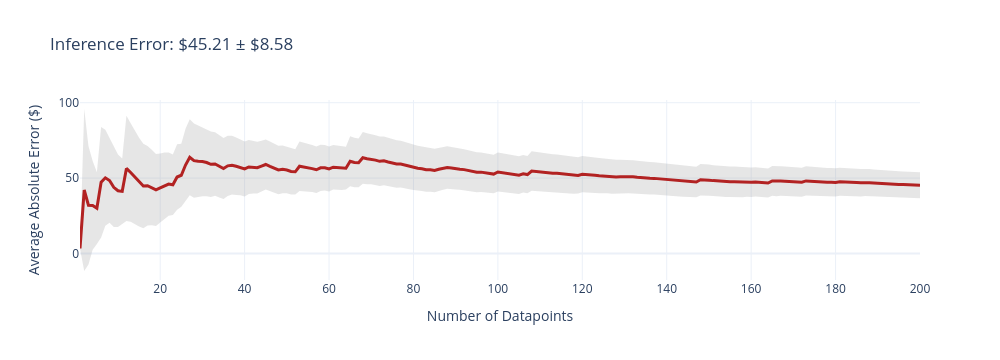
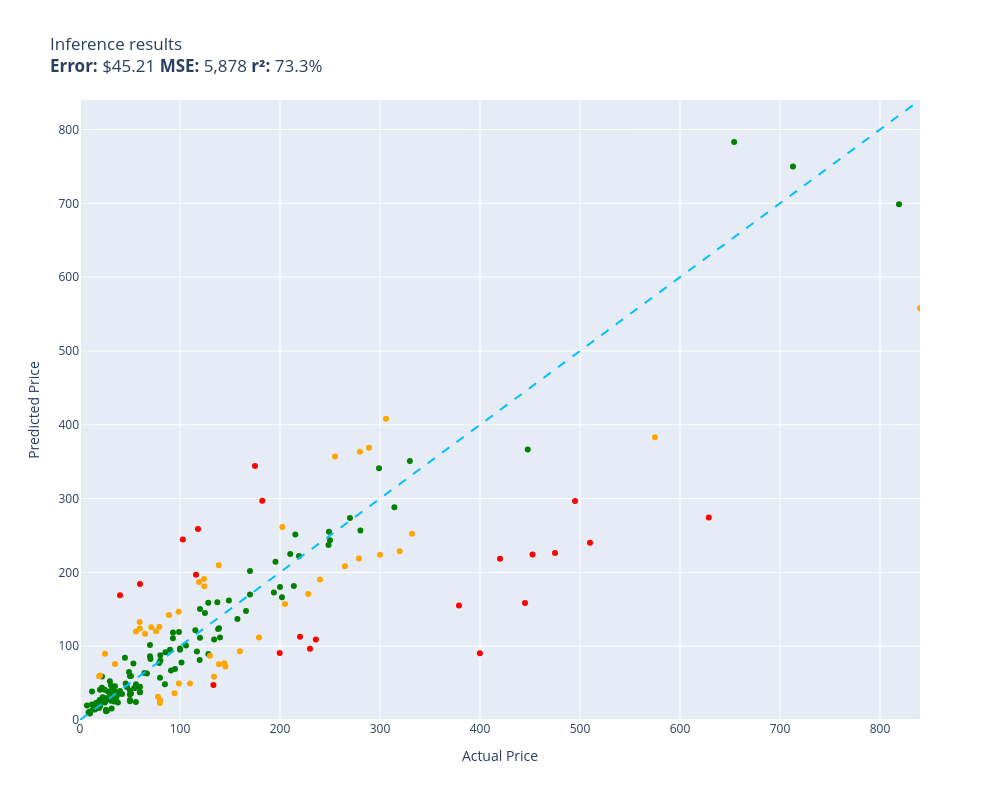

Source (notebook cell) for these figures, in order:
### Markdown cell above
## 5. Evaluate on 200 Test Samples

### Code cell
evaluate(runner.inference, test)

### Figure 1 — Plotly figure (JSON) as saved in the notebook; plotly's stock layout.template omitted (floating-point values rounded to 4 significant figures; data arrays with more than 128 entries replaced by an {"elided": "..."} marker saying what was removed)
{"data": [{"fill": "toself", "fillcolor": "rgba(128,128,128,0.2)", "hoverinfo": "skip", "line": {"color": "rgba(255,255,255,0)"}, "name": "95% CI", "showlegend": false, "type": "scatter", "x": {"elided": "400 int values"}, "y": {"elided": "400 float values"}}, {"customdata": {"elided": "200x1 float values"}, "hovertemplate": "n=%{x}<br>Avg Error=$%{y:,.2f}<br>±95% CI=$%{customdata[0]:,.2f}<extra></extra>", "line": {"color": "firebrick", "width": 3}, "mode": "lines", "name": "Cumulative Avg Error", "type": "scatter", "x": {"elided": "200 int values"}, "y": {"elided": "200 float values"}}], "layout": {"height": 360, "showlegend": false, "title": {"text": "Inference Error: $45.21 ± $8.58"}, "width": 1000, "xaxis": {"title": {"text": "Number of Datapoints"}}, "yaxis": {"title": {"text": "Average Absolute Error ($)"}}}}

### Figure 2 — Plotly figure (JSON) as saved in the notebook; plotly's stock layout.template omitted (floating-point values rounded to 4 significant figures; data arrays with more than 128 entries replaced by an {"elided": "..."} marker saying what was removed)
{"data": [{"customdata": {"elided": "134x1 str values"}, "hovertemplate": "%{customdata[0]}<extra></extra>", "legendgroup": "green", "marker": {"color": "green", "size": 6, "symbol": "circle"}, "mode": "markers", "name": "green", "orientation": "v", "showlegend": true, "type": "scatter", "x": {"elided": "134 float values"}, "xaxis": "x", "y": {"elided": "134 float values"}, "yaxis": "y"}, {"customdata": [["telpo Headlight Assembly Fit For 15 Camr...\nGuess=$196.85 Actual=$115.99"], ["RBC12-UPC Replacement Battery Cartridge ...\nGuess=$96.52 Actual=$229.99"], ["Metabo HPT 36V MultiVolt™ Cordless Rotar...\nGuess=$155.05 Actual=$379.00"], ["SKB iSeries 3i-13096-6KP Case for BlackM...\nGuess=$344.16 Actual=$174.99"], ["DEWALT 20V MAX* XR Impact Driver with Bl...\nGuess=$224.32 Actual=$452.53"], ["Mini PC, Kinupute Desktop Computer E3-12...\nGuess=$296.66 Actual=$495.00"], ["JRready ST6313 DT Deutsch Connector Kit,...\nGuess=$90.83 Actual=$199.68"], ["Dakota Alert MURS Alert Probe Sensor - M...\nGuess=$112.86 Actual=$219.99"], ["KOHLER 18865-CP Filtered Water Faucet, P...\nGuess=$226.21 Actual=$475.00"], ["MC: Pindicator (Dual Intensity Amber)\nGuess=$169.15 Actual=$40.00"], ["Sumerain S1339CM Double Handle Widesprea...\nGuess=$109.21 Actual=$235.86"], ["Poison Spyder 10-08-020 Rocker Knocker\nGuess=$274.26 Actual=$628.76"], ["Lighted Triangle Mirror Cabinet Bathroom...\nGuess=$158.40 Actual=$445.00"], ["LEGO Marvel Avengers War Machine Buster ...\nGuess=$184.40 Actual=$59.95"], ["ANZO USA 111207 GMC SIERRA 99-06 / YUKON...\nGuess=$296.95 Actual=$182.28"], ["LSI Broadcom SAS 9300-8i 8-port 12Gb/s S...\nGuess=$258.61 Actual=$118.00"], ["Canon Sure Shot 90u 35mm Date Camera\nGuess=$90.58 Actual=$399.89"], ["GENUINE VOLVO THERMOSTAT (3.0, 3.2) S60 ...\nGuess=$244.65 Actual=$102.85"], ["Competition Clutch Disc and Pressure Pla...\nGuess=$240.06 Actual=$510.00"], ["Pacific Drums PDCM1618TTRB 16 x 18 Inche...\nGuess=$218.60 Actual=$419.99"], ["Targus CityGear Durable Backpack, Black,...\nGuess=$47.49 Actual=$133.43"]], "hovertemplate": "%{customdata[0]}<extra></extra>", "legendgroup": "red", "marker": {"color": "red", "size": 6, "symbol": "circle"}, "mode": "markers", "name": "red", "orientation": "v", "showlegend": true, "type": "scatter", "x": [116.0, 230.0, 379.0, 175.0, 452.5, 495.0, 199.7, 220.0, 475.0, 40.0, 235.9, 628.8, 445.0, 59.95, 182.3, 118.0, 399.9, 102.8, 510.0, 420.0, 133.4], "xaxis": "x", "y": [196.9, 96.52, 155.0, 344.2, 224.3, 296.7, 90.83, 112.9, 226.2, 169.1, 109.2, 274.3, 158.4, 184.4, 297.0, 258.6, 90.58, 244.7, 240.1, 218.6, 47.49], "yaxis": "y"}, {"customdata": [["SuppliesOutlet Compatible Toner Cartridg...\nGuess=$76.75 Actual=$144.29"], ["GJY Portable TV,10.6 inch Mini TV for AT...\nGuess=$126.32 Actual=$79.36"], ["PEMP E65 E66 CDC Simulate Optical Fiber ...\nGuess=$186.89 Actual=$119.00"], ["Intermatic PX300 12V 300W Transformer wi...\nGuess=$58.44 Actual=$134.00"], ["CORSAIR Dominator Platinum RGB 32GB (2x1...\nGuess=$191.20 Actual=$124.00"], ["Bam Trekking 3027SB Single Black Clarine...\nGuess=$252.24 Actual=$332.00"], ["Aolemi Oil Rubbed Bronze Single Function...\nGuess=$146.55 Actual=$98.65"], ["Clementoni 39132.5 Jigsaw Puzzle 1,000 P...\nGuess=$23.04 Actual=$79.95"], ["10GBase-LR SFP+ Transceiver, Handar 10GB...\nGuess=$60.34 Actual=$19.99"], ["GanFindX Portable Car Hand Controls for ...\nGuess=$93.19 Actual=$159.90"], ["Evergreen HSHB2005 Cylinder Head Gasket ...\nGuess=$132.89 Actual=$59.69"], ["15\" Locking Shower Head Extension Arm in...\nGuess=$26.75 Actual=$79.95"], ["Mylites+ Standard Comic Book Mylar Sleev...\nGuess=$75.94 Actual=$34.99"], ["Tidal Front + Rear Fender Flares 4PC Poc...\nGuess=$356.95 Actual=$254.99"], ["Wenger City Upgrade Laptop Backpack with...\nGuess=$72.64 Actual=$145.42"], ["3D Tree Hole Branches 075 Stair Risers D...\nGuess=$87.16 Actual=$129.99"], ["Evan-Fischer Front Bumper Cover Compatib...\nGuess=$261.33 Actual=$202.38"], ["Webcem Solar Shed Light Outdoor Indoor, ...\nGuess=$31.66 Actual=$77.96"], ["Western Digital Enterprise RE4-GP 2TB SA...\nGuess=$49.44 Actual=$109.95"], ["VLAND LED Smoked Taillights Compatible F...\nGuess=$190.50 Actual=$239.99"], ["BESTILL Wall Mounted Shower Faucet Set, ...\nGuess=$120.13 Actual=$76.00"], ["Trail Gear Twin Stick Kit for Top Shift ...\nGuess=$363.35 Actual=$279.92"], ["Dell Optiplex 390 Desktop Computer i3 3....\nGuess=$181.09 Actual=$124.27"], ["Marvel Legends Series X-Men 6-Inch Archa...\nGuess=$49.62 Actual=$98.95"], ["Kingston Brass KS269SN Kingston Clawfoot...\nGuess=$408.30 Actual=$305.99"], ["Pioneer 2AM401-BN Two Handle Kitchen Fau...\nGuess=$170.76 Actual=$228.22"], ["Walker Exhaust Ultra EPA 16478 Direct Fi...\nGuess=$383.10 Actual=$574.99"], ["Linkloos Solar Street Lights Outdoor Wat...\nGuess=$120.07 Actual=$55.99"], ["CradlePoint Compact Broadband Router (CB...\nGuess=$142.29 Actual=$89.00"], ["Hp Pavilion P7-1257c Motherboard Aahd3-h...\nGuess=$123.85 Actual=$59.86"], ["18 Inch White Undermount Kitchen Sink - ...\nGuess=$111.84 Actual=$179.00"], ["New Replacement seat cover fits Yamaha M...\nGuess=$75.40 Actual=$138.95"], ["Amana Tool - SC587 Carbide Tipped 3-Wing...\nGuess=$125.68 Actual=$71.23"], ["UPR Mach 1 Chin Spoiler Fits 94-98 Musta...\nGuess=$116.86 Actual=$64.99"], ["SP Air Corporation SP-8102BU 1/4-Inch He...\nGuess=$157.26 Actual=$204.99"], ["APS iBoard (304 Stainless Steel Polished...\nGuess=$208.24 Actual=$264.95"], ["Baumgartens Sicurix Blank PVC ID Cards (...\nGuess=$59.35 Actual=$19.11"], ["VIPMOTOZ Sequential Turn Signal Premium ...\nGuess=$218.81 Actual=$278.94"], ["Venom Power Terra Hunter R/T+ R/T All-Te...\nGuess=$228.79 Actual=$319.65"], ["Audio Techinca ATW-T1002 System 10 Handh...\nGuess=$368.83 Actual=$289.00"], ["Dell XPS 13 9343-2727SLV 13.3\" Full HD S...\nGuess=$557.69 Actual=$839.99"], ["Disney Princess Sparkling Princess Sleep...\nGuess=$89.81 Actual=$24.95"], ["Intex River Run Connect Lounge (Four)\nGuess=$36.25 Actual=$94.49"], ["HP Laserjet 2100 Laser Printer W/Test Pr...\nGuess=$223.87 Actual=$299.98"], ["Garmin 010-12402-10 GT15M-TM Transom-Mou...\nGuess=$209.52 Actual=$138.74"]], "hovertemplate": "%{customdata[0]}<extra></extra>", "legendgroup": "orange", "marker": {"color": "orange", "size": 6, "symbol": "circle"}, "mode": "markers", "name": "orange", "orientation": "v", "showlegend": true, "type": "scatter", "x": [144.3, 79.36, 119.0, 134.0, 124.0, 332.0, 98.65, 79.95, 19.99, 159.9, 59.69, 79.95, 34.99, 255.0, 145.4, 130.0, 202.4, 77.96, 110.0, 240.0, 76.0, 279.9, 124.3, 98.95, 306.0, 228.2, 575.0, 55.99, 89.0, 59.86, 179.0, 138.9, 71.23, 64.99, 205.0, 264.9, 19.11, 278.9, 319.6, 289.0, 840.0, 24.95, 94.49, 300.0, 138.7], "xaxis": "x", "y": [76.75, 126.3, 186.9, 58.44, 191.2, 252.2, 146.5, 23.04, 60.34, 93.19, 132.9, 26.75, 75.94, 356.9, 72.64, 87.16, 261.3, 31.66, 49.44, 190.5, 120.1, 363.4, 181.1, 49.62, 408.3, 170.8, 383.1, 120.1, 142.3, 123.9, 111.8, 75.4, 125.7, 116.9, 157.3, 208.2, 59.35, 218.8, 228.8, 368.8, 557.7, 89.81, 36.25, 223.9, 209.5], "yaxis": "y"}, {"hoverinfo": "skip", "line": {"color": "deepskyblue", "dash": "dash", "width": 2}, "mode": "lines", "name": "y = x", "showlegend": false, "type": "scatter", "x": [0, 840.0], "y": [0, 840.0]}], "layout": {"height": 800, "legend": {"title": {"text": "color"}, "tracegroupgap": 0}, "showlegend": false, "title": {"text": "Inference results<br><b>Error:</b> $45.21 <b>MSE:</b> 5,878 <b>r²:</b> 73.3%"}, "width": 1000, "xaxis": {"anchor": "y", "domain": [0, 1], "range": [0, 840.0], "title": {"text": "Actual Price"}}, "yaxis": {"anchor": "x", "domain": [0, 1], "range": [0, 840.0], "title": {"text": "Predicted Price"}}}}
